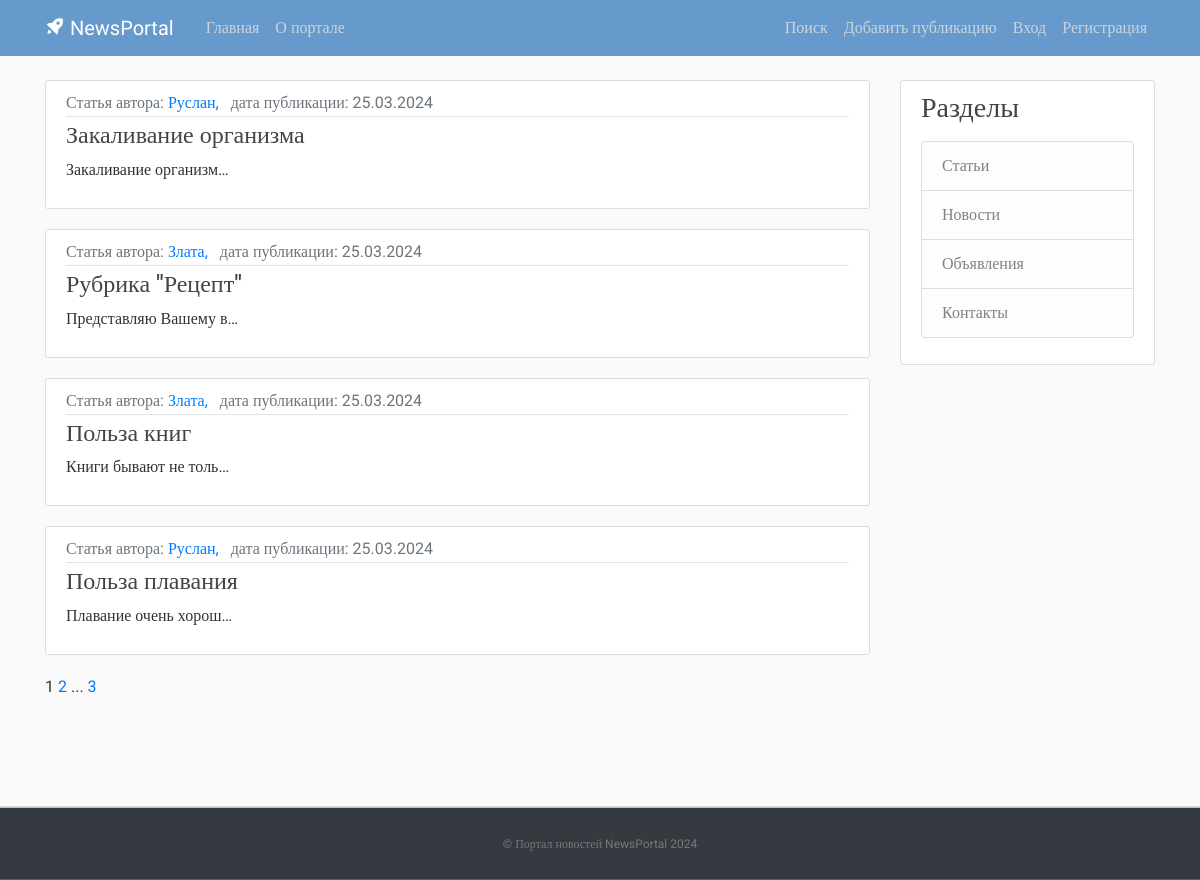
The app's page /article/ with its own data.
### post/models.py (models this page shows, shortened)
class Post(models.Model):
    NEWS = 'NW'
    ARTICLE = 'AR'
    NOTIFICATION = 'NT'
    CATEGORY_CHOICES = (
        (NEWS, 'Новость'),
        (ARTICLE, 'Статья'),
        (NOTIFICATION, 'Объявление'),
    )
    categoryType = models.CharField(max_length=2, choices=CATEGORY_CHOICES, default=ARTICLE, verbose_name='Тип публикации')
    dateCreation = models.DateTimeField(default=timezone.now, verbose_name='Дата и время создания публикации')
    title = models.CharField(max_length=128, verbose_name='Заголовок публикации')
    text = models.TextField(verbose_name='Текст публикации')
    rating = models.SmallIntegerField(default=0, verbose_name='Рейтинг публикации')
    author = models.ForeignKey(Author, on_delete=models.CASCADE, verbose_name='Автор публикации')
    category = models.ManyToManyField(Category, verbose_name='Категория публикации')
    def get_absolute_url(self):
        return reverse('post_detail', args=[str(self.id)])
    class Meta:
        ordering = ['-dateCreation',]
        verbose_name = 'Публикация'
        verbose_name_plural = 'Публикации'

class Author(models.Model):
    authorUser = models.OneToOneField(User, unique=True, on_delete=models.CASCADE)
    ratingAuthor = models.SmallIntegerField(default=0)
    def __str__(self):
        return self.authorUser.username
    class Meta:
        verbose_name = 'Автор'
        verbose_name_plural = 'Авторы'

### post/views.py (the view)
# urls.py: path('article/', ArticleList.as_view(), name='article_list'),
class ArticleList(ListView):
    model = Post
    ordering = '-dateCreation'
    template_name = 'post/article_list.html'
    context_object_name = 'articlelist'
    paginate_by = 10  # количество записей на странице

### post/templatetags/custom_tags.py (called while the page is built)
@register.simple_tag(takes_context=True)
def url_replace(context, **kwargs):
   d = context['request'].GET.copy()
   for k, v in kwargs.items():
       d[k] = v
   return d.urlencode()

### post/templates/post/article_list.html (shortened to what this page needs)
{% extends "flatpages/default.html" %}
{% load censor %}
{% load custom_tags %}
{% block content %}
    {% for post in articlelist %}
        {% if post.categoryType == 'AR' %}
        <article class="media content-section">
          <div class="media-body">
            <div class="article-metadata">
                <a class="text-muted"> {{ post.get_categoryType_display }} автора: </a>
                <a class="mr-2" href="#"> {{ post.author }}, </a>
                <a class="text-muted">дата публикации: {{ post.dateCreation|date:"d.m.Y" }}</a>
            </div>
              <h4><a class="article-title" href="{{ post.get_absolute_url }}">{{ post.title|censor_w }}</a></h4>
              <p class="article-content">{{ post.text|truncatechars:21|censor_w }}</p>
          </div>
        </article>
        {% endif %}
    {% endfor %}
   {{ page_obj.number }}
   {% if page_obj.has_next %}
       <a href="?{% url_replace page=page_obj.next_page_number %}">{{ page_obj.next_page_number }}</a>
       {% if paginator.num_pages != page_obj.next_page_number %}
           ...
           <a href="?{% url_replace page=page_obj.paginator.num_pages %}">{{ page_obj.paginator.num_pages }}</a>
       {% endif %}
   {% endif %}
{% endblock content %}

### static/css/main.css (style rules this page uses)
body, html { width:100%; height:100% }
body { margin:0; padding:0; background: #fafafa; color: #333333; margin-top: 5rem; font-family:Roboto; }
h1, h2, h3, h4, h5, h6 { color: #444444; }
.content-section { background: #ffffff; padding: 10px 20px; border: 1px solid #dddddd; border-radius: 3px; margin-bottom: 20px; }
.article-title { color: #444444; }
.article-content { white-space: pre-line; }
.article-metadata { padding-bottom: 1px; margin-bottom: 4px; border-bottom: 1px solid #e3e3e3 }

### records on screen
Post: categoryType "Статья", author "Руслан", dateCreation "25.03.2024", title|censor_w "Закаливание организма", text|censor_w "Закаливание организм…"
Post: categoryType "Статья", author "Злата", dateCreation "25.03.2024", title|censor_w "Рубрика \"Рецепт\"", text|censor_w "Представляю Вашему в…"
Post: categoryType "Статья", author "Злата", dateCreation "25.03.2024", title|censor_w "Польза книг", text|censor_w "Книги бывают не толь…"
Post: categoryType "Статья", author "Руслан", dateCreation "25.03.2024", title|censor_w "Польза плавания", text|censor_w "Плавание очень хорош…"

### other values on screen
{{ page_obj.number }} "1"
{{ page_obj.next_page_number }} "2"
{{ page_obj.paginator.num_pages }} "3"
